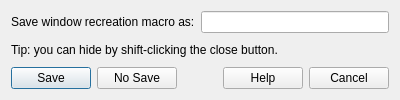
<?xml version="1.0" encoding="UTF-8"?>
<ui version="4.0">
 <class>CloseFigureDialog</class>
 <widget class="QDialog" name="CloseFigureDialog">
  <property name="windowTitle">
   <string>Close Window</string>
  </property>
  <layout class="QVBoxLayout" name="verticalLayout">
   <item>
    <layout class="QFormLayout" name="formLayout">
     <item row="0" column="0">
      <widget class="QLabel" name="save_label">
       <property name="text">
        <string>Save window recreation macro as:</string>
       </property>
      </widget>
     </item>
     <item row="0" column="1">
      <widget class="QLineEdit" name="name_edit"/>
     </item>
    </layout>
   </item>
   <item>
    <widget class="QLabel" name="tip_label">
     <property name="text">
      <string>Tip: you can hide by shift-clicking the close button.</string>
     </property>
      <property name="wordWrap">
       <bool>true</bool>
      </property>
    </widget>
   </item>
   <item>
    <layout class="QHBoxLayout" name="buttonRow">
     <item>
      <widget class="QPushButton" name="save_button">
       <property name="text">
        <string>Save</string>
       </property>
      </widget>
     </item>
     <item>
      <widget class="QPushButton" name="no_save_button">
       <property name="text">
        <string>No Save</string>
       </property>
      </widget>
     </item>
     <item>
      <spacer name="closeSpacer">
       <property name="orientation">
        <enum>Qt::Horizontal</enum>
       </property>
       <property name="sizeHint" stdset="0">
        <size>
         <width>40</width>
         <height>20</height>
        </size>
       </property>
      </spacer>
     </item>
     <item>
      <widget class="QPushButton" name="help_button">
       <property name="text">
        <string>Help</string>
       </property>
      </widget>
     </item>
     <item>
      <widget class="QPushButton" name="cancel_button">
       <property name="text">
        <string>Cancel</string>
       </property>
      </widget>
     </item>
    </layout>
   </item>
  </layout>
 </widget>
 <resources/>
 <connections/>
</ui>
